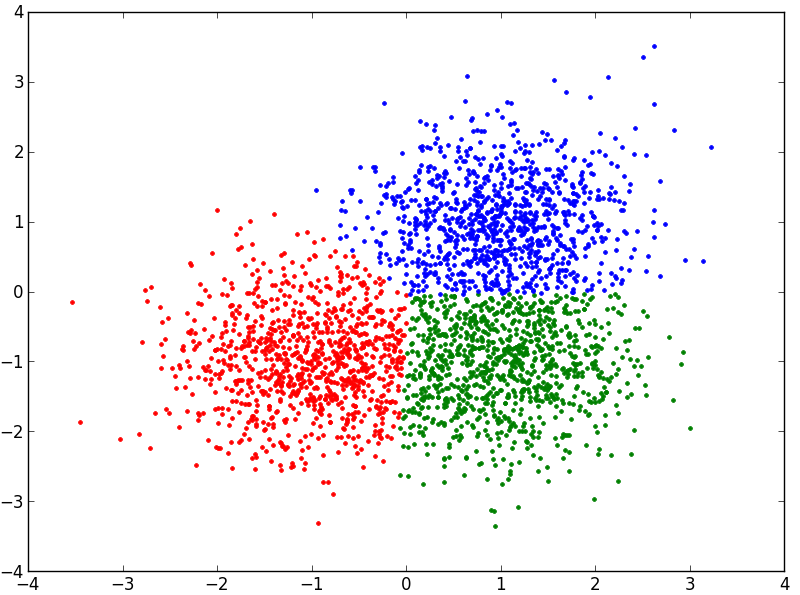

The Python source for this figure:
from scipy.spatial.distance import pdist
from math import exp,sqrt
import numpy as np
from scipy.linalg import norm
import matplotlib.pylab as plt
from matplotlib import pyplot
from sklearn.datasets.samples_generator import make_blobs


def readData(path):
    data = []
    for line in open(path, 'r'):
        ele = line.split('\t')
        tmp = []
        for e in ele:
            tmp.append(float(e))
        data.append(tmp)
    return data
def observer(iter, X, labels, centers):
        print "iter %d." % iter
        centers = np.array(centers)
        colors = np.array([[1, 0, 0], [0, 1, 0], [0, 0, 1]])
        pyplot.plot(hold=False)  # clear previous plot
        pyplot.hold(True)
 
        # draw points
        data_colors=[colors[lbl] for lbl in labels]
        pyplot.scatter(X[:, 0], X[:, 1], c=data_colors, alpha=0.5)
        # draw centers
        pyplot.scatter(centers[:, 0], centers[:, 1], s=200, c=colors)
        pyplot.title("iter %d." % iter)
        pyplot.show(block=False)
        pyplot.savefig('kmeans_fig/iter_%02d.png' % iter, format='png')
        
def kmeans(data, k, tol = 1e-6):
    data = np.array(data)
    import random 
    index = np.arange(0, len(data))
    random.shuffle(index)
    index = index[0: k]
    #(1)
    init_center = data[index, :]
    labels = np.zeros((data.shape[0],),dtype=np.int)
    iter_ = 0
    while iter_ < 100 :
        err = 0.0
        #allocate the sample to the one center whitch is closed that sample
        for i in xrange(data.shape[0]):
            di = data[i, :]
            max_dist = 1e100
            tmp = []
            for center in init_center:
                dis = pdist([di, center])
                tmp.append(dis[0])
            labels[i] = np.argmin(tmp)
        #calculate the new centers
        new_center = []
        for label in set(labels):
            label_data = data[labels == label, :]
            new_center.append(np.sum(label_data, axis=0) / len(label_data))
        #calculate the difference between old center and new center
        for i in range(0, k):
            err = err + norm(new_center[i] - init_center[i])
        init_center = new_center
        iter_ = iter_ + 1
        observer(iter_, data, labels, new_center)
        if err < tol:
            break
    return labels

if __name__ == '__main__':   
    data = readData('kmeans_data.txt')
    data = np.array(data)
    data = data[:, 0:2]
    cluster_label = kmeans(data, k = 3)
    fig = plt.figure()
    ax = fig.add_subplot(111)
    c = ['r','g','b']
    for e in set(cluster_label):
        index = cluster_label == e
        dd = data[index, :]
        ax.plot(dd[:, 0], dd[:, 1],'.'+c[e])
    plt.show()
        
        
        
        
        